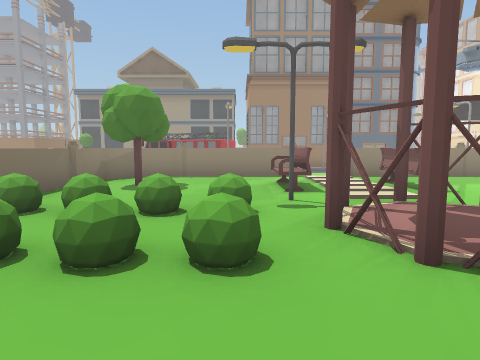
view 1 (above)

24 first-person views from a walk through a scene from a Unity 3-D project. The camera is 1.5 m above the floor, tilts 6° down and sees 75° across. The floor is counted in squares, 2 m on a side. Each view is taken from the middle of a square. On the plan, view 1 faces up. The plan holds only what a view shows up to about 10 squares ahead; the rest is blank. The place goes on beyond the plan. The player is left out. Some surface patterns are stand-ins.

view 2
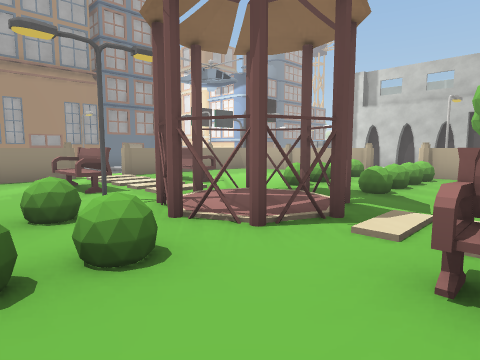

view 3
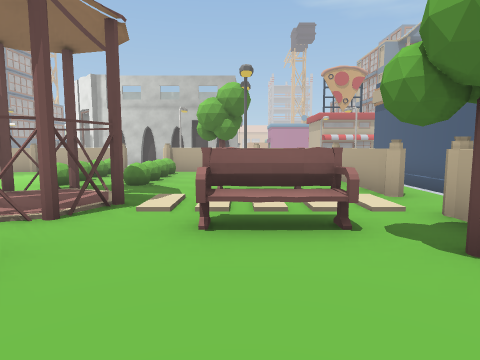

view 4
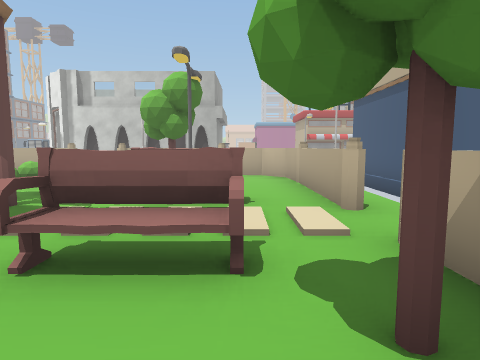

view 5
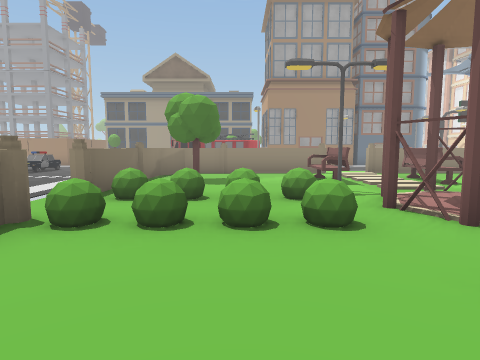

view 6
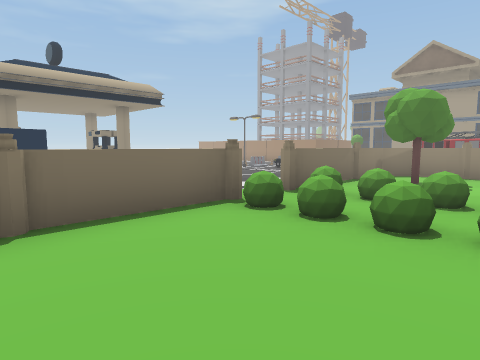

view 7
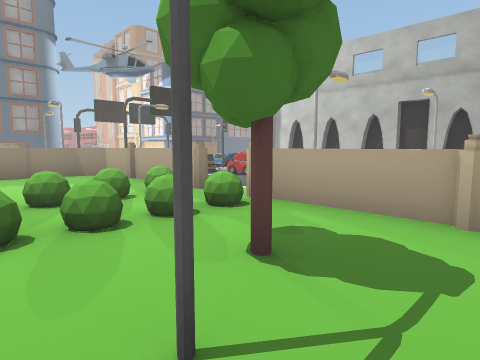

view 8
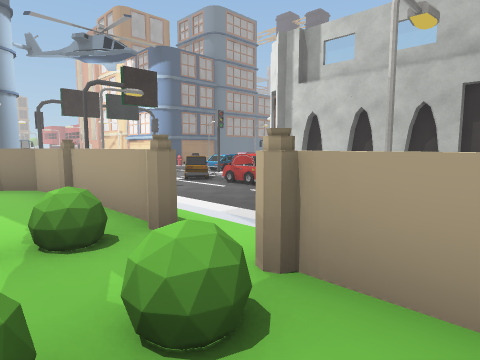

view 9
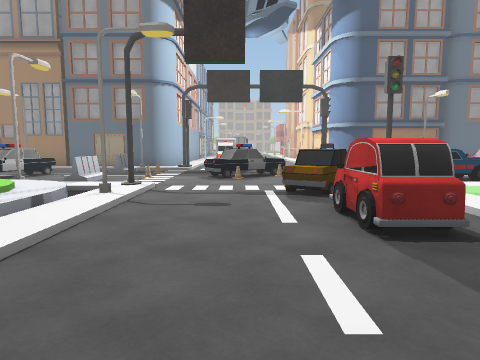

view 10
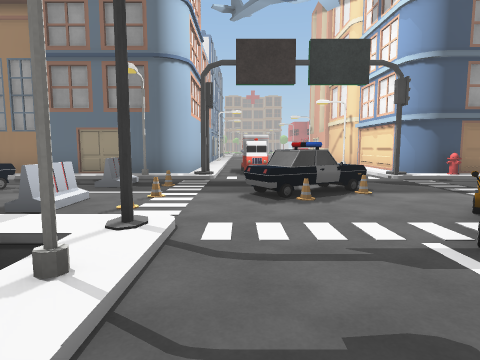

view 11
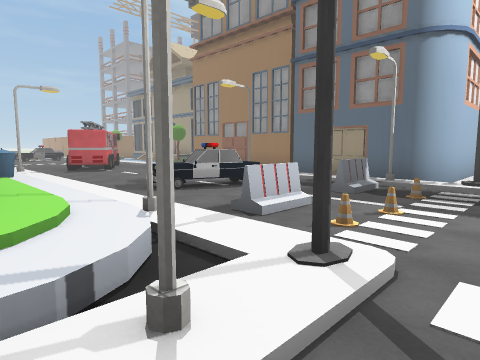

view 12
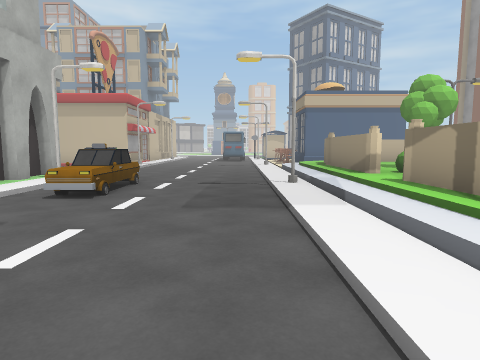

view 13
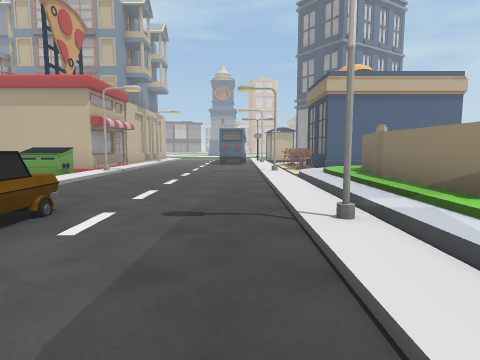

view 14
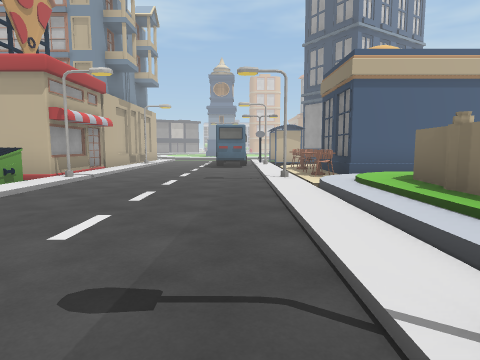

view 15
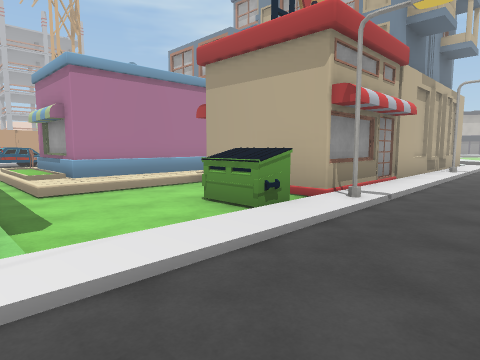

view 16
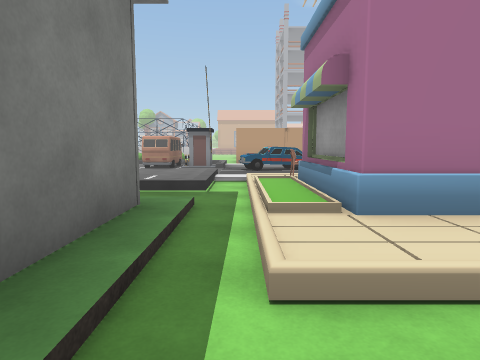

view 17
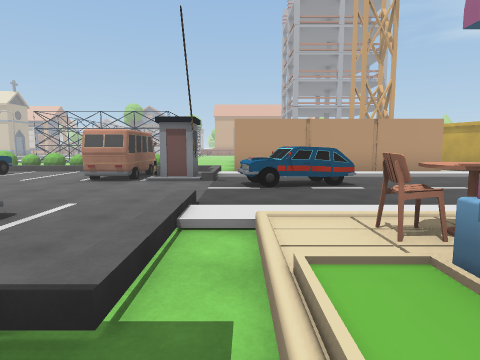

view 18
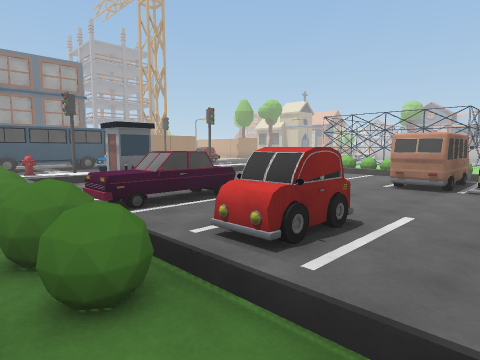

view 19
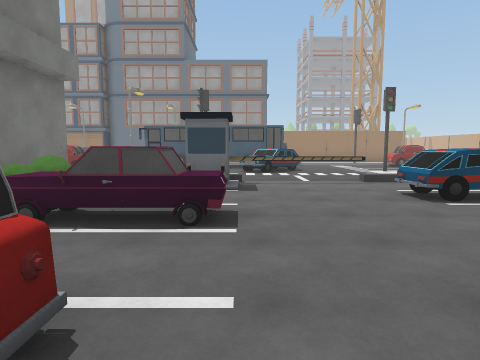

view 20
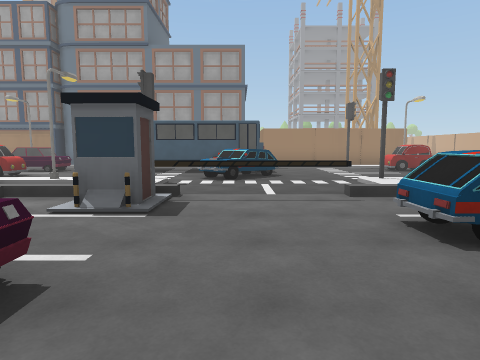

view 21
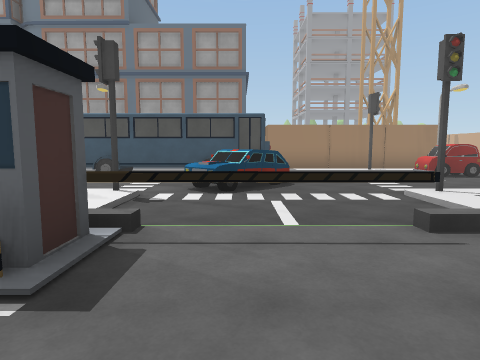

view 22
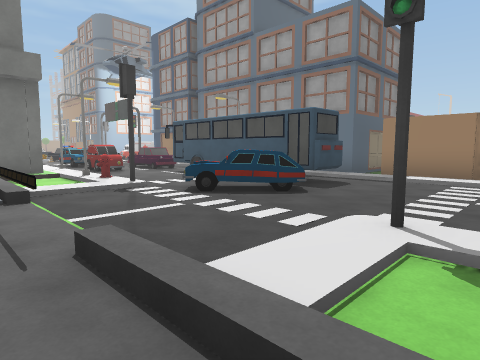

view 23
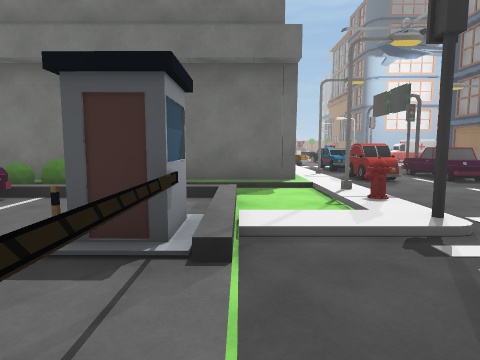

view 24
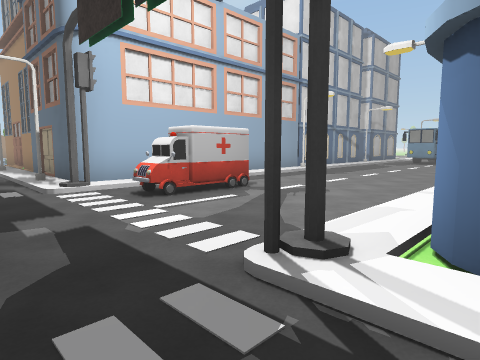

### Floor plan
Key: @ floor where view 1 was taken; # wall or solid block; x gap in a wall; . main floor; : floor 0.25 m higher than the main floor; + floor 0.5 m higher than the main floor; * floor 1.5 m higher than the main floor; / step, stairs or slope; = window, fence, low wall or low ledge; ^ raised ledge; T thing the floor can be seen under or through; O other object.
Columns run from 4 left of view 1 to 30 right of it. Each row starts with its distance up from view 1.
 23                ...
 22              O....
 21             #.....
 20             #.....
 19             #.....O
 18             #......
 17             #.OO...#         #
 16            ##.OO...##        #
 15        #O###OO....OO#O       ####O
 14          ...O.......        .....
 13         .OO.OO..O... .OO.OOOOO....O
 12    OO....O...OOOO...O........O.....
 11    O.....O..OO.O.O.OO.OO.....*.....
 10    /O//////O//...OO/ /O//OOO....O/
  9       //O////O..OO./   #/.........
  8  #====+#==##//...O.    ##////..///
  7  =+++++++++=//..OO.     O/./TTT...O
  6  ##++^+^+++##..... #    OO.....OO O
  5  =++++++++++=..... #    OO........O
  4 /#xxxO##xxx##.....      OOOOO.....O
  3 /++++###++++//...O.#   #/O........O
  2  #xxx###x==#/O..OO.     /OOO...OO.O
  1  =++++++++++=.....O#    //.....x..
  0  =++@^+^+O++=......#  ##/////..#//
 -1  =+++^+^+++=#.........//////..O..#
 -2     ==+#==#=//........:###^/..O..#
 -3       //// ///.....O..:#  ^/..O/.#
 -4         ####^O....O#####    .....#
 -5            #^......#         ....#
 -6            #^......#          ...#
 -7            #^......#

Where each view was taken, in squares from view 1:
view 1: 0 up, 0 right, facing up
view 2: 0 up, 1 left, facing up-right
view 3: 0 up, 2 left, facing right
view 4: 1 down, 1 left, facing right
view 5: 1 down, 1 left, facing up
view 6: 1 down, 0 right, facing up-left
view 7: 1 down, 4 right, facing up-right
view 8: 1 up, 6 right, facing up-right
view 9: 4 up, 11 right, facing up
view 10: 7 up, 10 right, facing up
view 11: 8 up, 10 right, facing up-left
view 12: 8 up, 10 right, facing down
view 13: 5 up, 10 right, facing down
view 14: 3 up, 10 right, facing down
view 15: 0 up, 12 right, facing down-right
view 16: 1 down, 16 right, facing right
view 17: 1 down, 20 right, facing right
view 18: 0 up, 20 right, facing up-right
view 19: 1 up, 24 right, facing up
view 20: 3 up, 25 right, facing up
view 21: 5 up, 25 right, facing up
view 22: 7 up, 29 right, facing up-left
view 23: 8 up, 26 right, facing left
view 24: 13 up, 15 right, facing up-left
